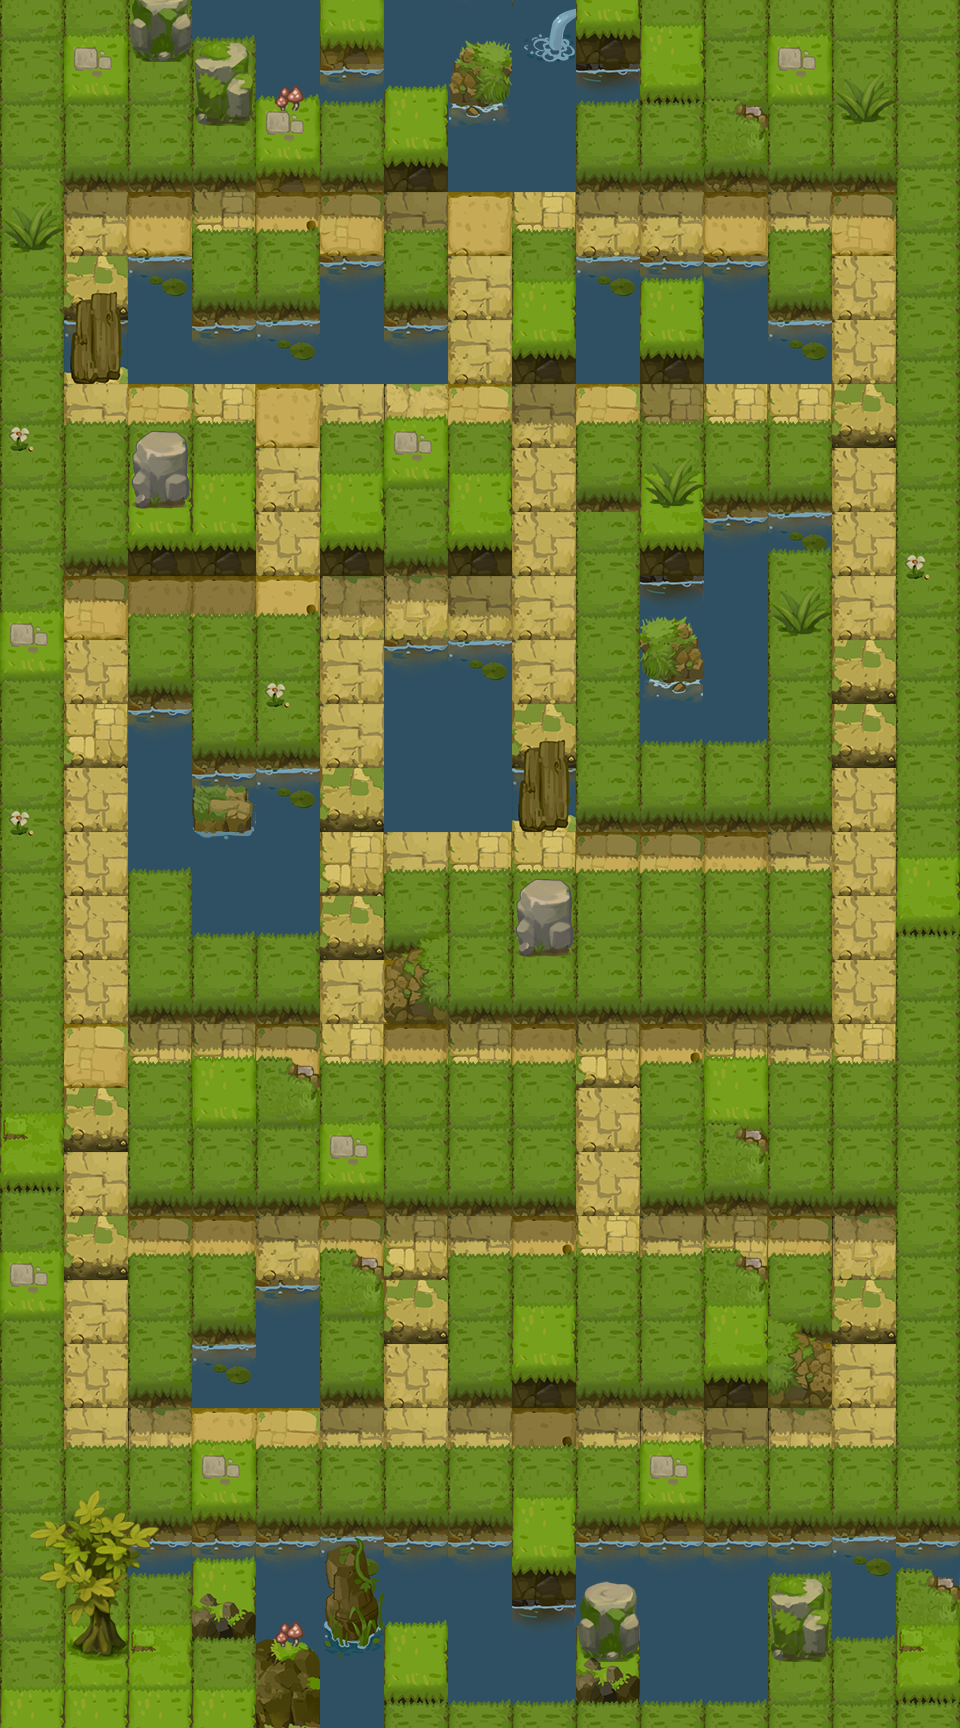

A 2D game scene composited from a Tiled map and its tileset images. What follows is a short description and the map's XML, with each tile layer's data collapsed to a summary:
An orthogonal 15x27 tile map with 64x64 px tiles, 7 tile layers (background, background_top, block, block_top, ...), 4 tilesets and 8 objects (5x monster, move_3, move_2, move_1).

<map version="1.2" tiledversion="1.2.2" orientation="orthogonal" renderorder="left-down" width="15" height="27" tilewidth="64" tileheight="64" infinite="0" nextlayerid="54" nextobjectid="208">
 <tileset firstgid="1" name="hilly_block_1" tilewidth="64" tileheight="64" tilecount="64" columns="8">
  <image source="img/hilly_block_1.png" width="512" height="512" />
 </tileset>
 <tileset firstgid="65" name="diamond" tilewidth="64" tileheight="64" tilecount="64" columns="8">
  <image source="img/diamond.png" width="512" height="512" />
 </tileset>
 <tileset firstgid="129" name="hilly_bg_1" tilewidth="64" tileheight="64" tilecount="64" columns="8">
  <image source="img/hilly_bg_1.png" width="512" height="512" />
 </tileset>
 <tileset firstgid="193" name="hilly_top_1" tilewidth="64" tileheight="64" tilecount="64" columns="8">
  <image source="img/hilly_top_1.png" width="512" height="512" />
 </tileset>
 <layer id="43" name="background" width="15" height="27">
  <data>[405 cells, 129 non-empty, 10 distinct tile ids]</data>
 </layer>
 <layer id="51" name="background_top" width="15" height="27">
  <data>[405 cells, 55 non-empty, 2 distinct tile ids]</data>
 </layer>
 <layer id="44" name="block" width="15" height="27">
  <data>[405 cells, 281 non-empty, 15 distinct tile ids]</data>
 </layer>
 <layer id="50" name="block_top" width="15" height="27">
  <data>[405 cells, 146 non-empty, 10 distinct tile ids]</data>
 </layer>
 <layer id="45" name="diamond" width="15" height="27">
  <data>[405 cells, 55 non-empty, 1 distinct tile ids]</data>
 </layer>
 <objectgroup color="#ffaaff" id="46" name="trigger" visible="0" />
 <objectgroup color="#ff0000" id="47" name="monster" visible="0">
  <object id="203" name="monster" x="832" y="640" width="64" height="64">
   <properties>
    <property name="Direction_Arr" value="0" />
    <property name="ID_Arr" value="102" />
    <property name="Interval" type="int" value="5000" />
    <property name="Move_Arr" value="0" />
    <property name="Order" type="int" value="1" />
    <property name="Time" type="int" value="0" />
   </properties>
  </object>
  <object id="204" name="monster" x="256" y="192" width="64" height="64">
   <properties>
    <property name="Direction_Arr" value="0" />
    <property name="ID_Arr" value="102" />
    <property name="Interval" type="int" value="5000" />
    <property name="Move_Arr" value="0" />
    <property name="Order" type="int" value="1" />
    <property name="Time" type="int" value="0" />
   </properties>
  </object>
  <object id="205" name="monster" x="64" y="768" width="64" height="64">
   <properties>
    <property name="Direction_Arr" value="0" />
    <property name="ID_Arr" value="102" />
    <property name="Interval" type="int" value="5000" />
    <property name="Move_Arr" value="0" />
    <property name="Order" type="int" value="1" />
    <property name="Time" type="int" value="0" />
   </properties>
  </object>
  <object id="206" name="monster" x="576" y="384" width="64" height="64">
   <properties>
    <property name="Direction_Arr" value="0" />
    <property name="ID_Arr" value="102" />
    <property name="Interval" type="int" value="5000" />
    <property name="Move_Arr" value="0" />
    <property name="Order" type="int" value="1" />
    <property name="Time" type="int" value="0" />
   </properties>
  </object>
  <object id="207" name="monster" x="512" y="704" width="64" height="64">
   <properties>
    <property name="Direction_Arr" value="0" />
    <property name="ID_Arr" value="102" />
    <property name="Interval" type="int" value="5000" />
    <property name="Move_Arr" value="0" />
    <property name="Order" type="int" value="1" />
    <property name="Time" type="int" value="0" />
   </properties>
  </object>
 </objectgroup>
 <objectgroup color="#00ff00" id="48" name="player" visible="0">
  <object id="110" name="move_3" x="576" y="1408" width="64" height="64" />
  <object id="109" name="move_2" x="576" y="1408" width="64" height="64" />
  <object id="107" name="move_1" x="576" y="1408" width="64" height="64" />
 </objectgroup>
 <layer id="49" name="all_top_1" width="15" height="27">
  <data>[405 cells, 58 non-empty, 4 distinct tile ids]</data>
 </layer>
 <layer id="52" name="all_top_2" width="15" height="27">
  <data>[405 cells, 35 non-empty, 24 distinct tile ids]</data>
 </layer>
</map>
